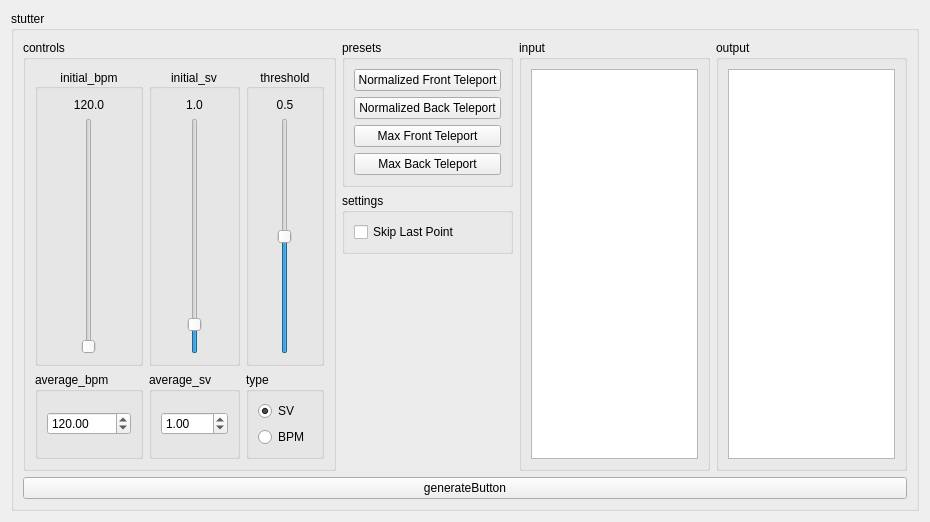
<?xml version="1.0" encoding="UTF-8"?>
<ui version="4.0">
 <class>Stutter</class>
 <widget class="QWidget" name="Stutter">
  <property name="geometry">
   <rect>
    <x>0</x>
    <y>0</y>
    <width>930</width>
    <height>522</height>
   </rect>
  </property>
  <property name="windowTitle">
   <string>Form</string>
  </property>
  <layout class="QGridLayout" name="gridLayout">
   <item row="0" column="0">
    <widget class="QGroupBox" name="lo">
     <property name="toolTipDuration">
      <number>-2</number>
     </property>
     <property name="title">
      <string>stutter</string>
     </property>
     <layout class="QGridLayout" name="gridLayout_4">
      <item row="0" column="3" rowspan="3">
       <widget class="QGroupBox" name="outputLO">
        <property name="title">
         <string>output</string>
        </property>
        <layout class="QGridLayout" name="gridLayout_7">
         <item row="0" column="0">
          <widget class="QPlainTextEdit" name="output"/>
         </item>
        </layout>
       </widget>
      </item>
      <item row="3" column="0" colspan="4">
       <widget class="QPushButton" name="generateButton">
        <property name="text">
         <string>generateButton</string>
        </property>
       </widget>
      </item>
      <item row="0" column="1">
       <widget class="QGroupBox" name="presetLO">
        <property name="title">
         <string>presets</string>
        </property>
        <layout class="QGridLayout" name="gridLayout_46">
         <item row="5" column="0">
          <widget class="QPushButton" name="NormBackTelButton">
           <property name="text">
            <string>Normalized Back Teleport</string>
           </property>
          </widget>
         </item>
         <item row="4" column="0">
          <widget class="QPushButton" name="NormFrontTelButton">
           <property name="text">
            <string>Normalized Front Teleport</string>
           </property>
          </widget>
         </item>
         <item row="7" column="0">
          <widget class="QPushButton" name="MaxBackTelButton">
           <property name="text">
            <string>Max Back Teleport</string>
           </property>
          </widget>
         </item>
         <item row="6" column="0">
          <widget class="QPushButton" name="MaxFronTelButton">
           <property name="text">
            <string>Max Front Teleport</string>
           </property>
          </widget>
         </item>
        </layout>
       </widget>
      </item>
      <item row="0" column="2" rowspan="3">
       <widget class="QGroupBox" name="inputLO">
        <property name="title">
         <string>input</string>
        </property>
        <layout class="QGridLayout" name="gridLayout_6">
         <item row="0" column="1" rowspan="2" colspan="2">
          <widget class="QPlainTextEdit" name="input">
           <property name="placeholderText">
            <string>&lt;Editor Hit Object&gt;</string>
           </property>
          </widget>
         </item>
        </layout>
       </widget>
      </item>
      <item row="0" column="0" rowspan="3">
       <widget class="QGroupBox" name="controlsLO">
        <property name="title">
         <string>controls</string>
        </property>
        <layout class="QGridLayout" name="gridLayout_5">
         <item row="0" column="1">
          <widget class="QGroupBox" name="initsvLO">
           <property name="title">
            <string>initial_sv</string>
           </property>
           <property name="alignment">
            <set>Qt::AlignCenter</set>
           </property>
           <layout class="QGridLayout" name="gridLayout_8">
            <item row="1" column="0">
             <widget class="QSlider" name="initSvVs">
              <property name="sizePolicy">
               <sizepolicy hsizetype="Minimum" vsizetype="Expanding">
                <horstretch>0</horstretch>
                <verstretch>0</verstretch>
               </sizepolicy>
              </property>
              <property name="minimum">
               <number>1</number>
              </property>
              <property name="maximum">
               <number>1000</number>
              </property>
              <property name="value">
               <number>100</number>
              </property>
              <property name="orientation">
               <enum>Qt::Vertical</enum>
              </property>
             </widget>
            </item>
            <item row="0" column="0">
             <widget class="QLabel" name="initSvLabel">
              <property name="text">
               <string>1.0</string>
              </property>
              <property name="alignment">
               <set>Qt::AlignCenter</set>
              </property>
             </widget>
            </item>
           </layout>
          </widget>
         </item>
         <item row="2" column="0">
          <widget class="QGroupBox" name="avebpmLO">
           <property name="title">
            <string>average_bpm</string>
           </property>
           <layout class="QGridLayout" name="gridLayout_37">
            <item row="0" column="0">
             <widget class="QDoubleSpinBox" name="avebpm">
              <property name="minimum">
               <double>0.000000000000000</double>
              </property>
              <property name="maximum">
               <double>100000.000000000000000</double>
              </property>
              <property name="value">
               <double>120.000000000000000</double>
              </property>
             </widget>
            </item>
           </layout>
          </widget>
         </item>
         <item row="2" column="1">
          <widget class="QGroupBox" name="avesvLO">
           <property name="title">
            <string>average_sv</string>
           </property>
           <layout class="QGridLayout" name="gridLayout_10">
            <item row="0" column="0">
             <widget class="QDoubleSpinBox" name="avesv">
              <property name="minimum">
               <double>0.100000000000000</double>
              </property>
              <property name="maximum">
               <double>10.000000000000000</double>
              </property>
              <property name="singleStep">
               <double>0.010000000000000</double>
              </property>
              <property name="value">
               <double>1.000000000000000</double>
              </property>
             </widget>
            </item>
           </layout>
          </widget>
         </item>
         <item row="0" column="0">
          <widget class="QGroupBox" name="initbpmLO">
           <property name="title">
            <string>initial_bpm</string>
           </property>
           <property name="alignment">
            <set>Qt::AlignCenter</set>
           </property>
           <layout class="QGridLayout" name="gridLayout_36">
            <item row="0" column="0">
             <widget class="QLabel" name="initBpmLabel">
              <property name="text">
               <string>120.0</string>
              </property>
              <property name="alignment">
               <set>Qt::AlignCenter</set>
              </property>
             </widget>
            </item>
            <item row="1" column="0">
             <widget class="QSlider" name="initBpmSlider">
              <property name="sizePolicy">
               <sizepolicy hsizetype="Minimum" vsizetype="Expanding">
                <horstretch>0</horstretch>
                <verstretch>0</verstretch>
               </sizepolicy>
              </property>
              <property name="minimum">
               <number>0</number>
              </property>
              <property name="maximum">
               <number>1000000</number>
              </property>
              <property name="value">
               <number>120</number>
              </property>
              <property name="orientation">
               <enum>Qt::Vertical</enum>
              </property>
             </widget>
            </item>
           </layout>
          </widget>
         </item>
         <item row="2" column="2" colspan="2">
          <widget class="QGroupBox" name="typeLO">
           <property name="title">
            <string>type</string>
           </property>
           <layout class="QGridLayout" name="gridLayout_38">
            <item row="1" column="0">
             <widget class="QRadioButton" name="svRadio">
              <property name="text">
               <string>SV</string>
              </property>
              <property name="checked">
               <bool>true</bool>
              </property>
             </widget>
            </item>
            <item row="2" column="0">
             <widget class="QRadioButton" name="bpmRadio">
              <property name="text">
               <string>BPM</string>
              </property>
             </widget>
            </item>
           </layout>
          </widget>
         </item>
         <item row="0" column="2" colspan="2">
          <widget class="QGroupBox" name="thresholdLO">
           <property name="title">
            <string>threshold</string>
           </property>
           <property name="alignment">
            <set>Qt::AlignCenter</set>
           </property>
           <layout class="QGridLayout" name="gridLayout_9">
            <item row="1" column="0">
             <widget class="QSlider" name="thresholdSlider">
              <property name="sizePolicy">
               <sizepolicy hsizetype="Minimum" vsizetype="Expanding">
                <horstretch>0</horstretch>
                <verstretch>0</verstretch>
               </sizepolicy>
              </property>
              <property name="minimum">
               <number>1</number>
              </property>
              <property name="maximum">
               <number>99</number>
              </property>
              <property name="value">
               <number>50</number>
              </property>
              <property name="orientation">
               <enum>Qt::Vertical</enum>
              </property>
             </widget>
            </item>
            <item row="0" column="0">
             <widget class="QLabel" name="thresholdLabel">
              <property name="text">
               <string>0.5</string>
              </property>
              <property name="alignment">
               <set>Qt::AlignCenter</set>
              </property>
             </widget>
            </item>
           </layout>
          </widget>
         </item>
        </layout>
       </widget>
      </item>
      <item row="2" column="1">
       <spacer name="verticalSpacer">
        <property name="orientation">
         <enum>Qt::Vertical</enum>
        </property>
        <property name="sizeHint" stdset="0">
         <size>
          <width>20</width>
          <height>40</height>
         </size>
        </property>
       </spacer>
      </item>
      <item row="1" column="1">
       <widget class="QGroupBox" name="settingsLO">
        <property name="title">
         <string>settings</string>
        </property>
        <layout class="QGridLayout" name="gridLayout_59">
         <item row="0" column="0">
          <widget class="QCheckBox" name="skipLastCheck">
           <property name="text">
            <string>Skip Last Point</string>
           </property>
          </widget>
         </item>
        </layout>
       </widget>
      </item>
     </layout>
    </widget>
   </item>
  </layout>
 </widget>
 <resources/>
 <connections/>
</ui>
